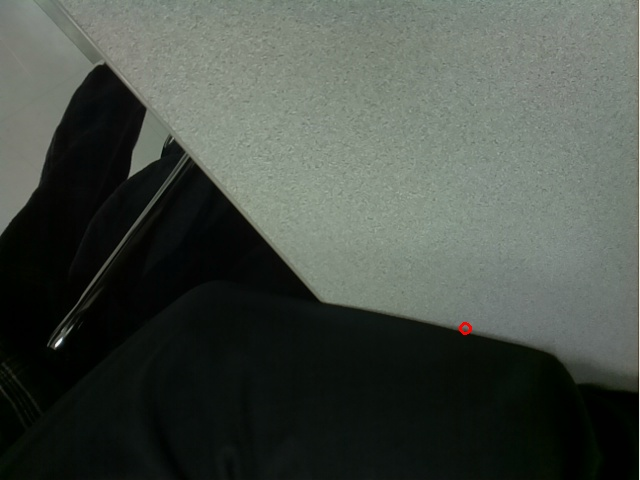
#> input picture research/MiniCity Test/center_marker_image_20241101-091302.jpg, 640 x 480 px, given in place of the camera
$ python CityImageProcessor.py
#> lines starting #> are read from the running program, lines starting #| are printed output that depends on the picture; after the words box and inside, x2 and y2 are one past the last pixel; in counts of white or black regions, pixels touching at a corner belong together; long printed decimals are rounded
import matplotlib.pyplot as plt
import numpy as np
import math as m
import time
import cv2

# Initialize camera capture
cap = cv2.VideoCapture('/dev/video0', cv2.CAP_V4L)
cap.set(cv2.CAP_PROP_FRAME_WIDTH, 640)  # Set resolution
cap.set(cv2.CAP_PROP_FRAME_HEIGHT, 480)

# Define lower and upper HSV limits for the color mask
lower_hsv_limits = (35, 50, 50)  # For green detection
upper_hsv_limits = (85, 255, 255)

# Start image processing
print('____________________Camera Processing Started_______________________________')

# Capture an image using OpenCV
ret, img = cap.read()
#> img is the input picture: shape (480, 640, 3); mean B, G, R 71, 78.1, 71.3
if not ret:
    print('ERROR: Failed to Capture Image.')
else:
    # Generate a unique identifier for this image, such as a timestamp
    timestamp = time.strftime("%Y%m%d-%H%M%S")

    # Finding angle using the captured image
    print("_______________________")
    print('___________Finding Angle___________')

    # Basic Printing of Image Characteristics
    print(f'Image Size: {img.size}')
#| Image Size: 921600
    print(f'Image Shape: {img.shape}')
#| Image Shape: (480, 640, 3)

    # Convert image from RGB to HSV
    print('___________RGB to HSV___________')
    hsv_image = cv2.cvtColor(img, cv2.COLOR_BGR2HSV)
#> hsv_image: shape (480, 640, 3); mean H, S, V 58.8, 64.3, 78.2

    # Creating a mask for the specific color range
    print('___________Mask on HSV___________')
    color_mask = cv2.inRange(hsv_image, lower_hsv_limits, upper_hsv_limits)
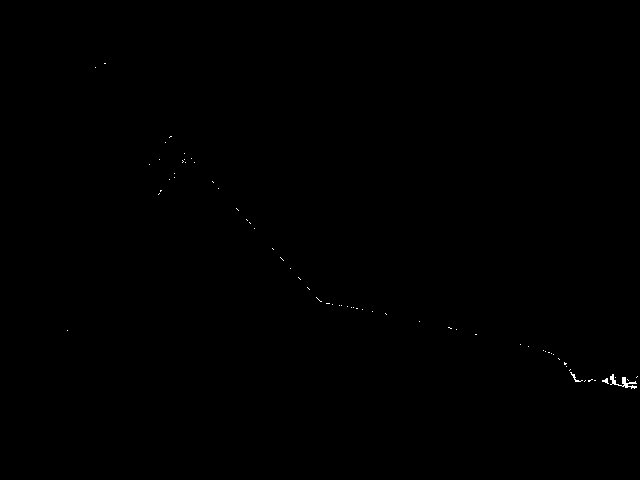
#> color_mask: shape (480, 640); 0.1% white in thin lines or dots, all inside (x1, y1, x2, y2) = (67, 63, 638, 389)

    # Locating the region of a specific color by finding the moment
    print('___________Moment Def___________')
    moments = cv2.moments(color_mask)
#> moments = moments, m00 75480, centre m10/m00, m01/m00 = (515.9, 341.7)
    if moments["m00"] <= 0.00001:
        print(f'ERROR: Moment Calculation Failed: m00 = {moments["m00"]} -- IMAGE IS BLANK/MISSING')
        print(f'Resetting Angle to 360')
        new_angle = 360
    else:
        print('___________Image Detected___________')
        cX = int(moments["m10"] / moments["m00"])
#> cX = 515
        cY = int(moments["m01"] / moments["m00"])
#> cY = 341

        # Create a blurred image
        print('___________Blurred Image___________')
        blurred_mask = cv2.blur(color_mask, (5, 5))

        # Creating the threshold
        threshold_mask = cv2.threshold(blurred_mask, 200, 255, cv2.THRESH_BINARY)[1]
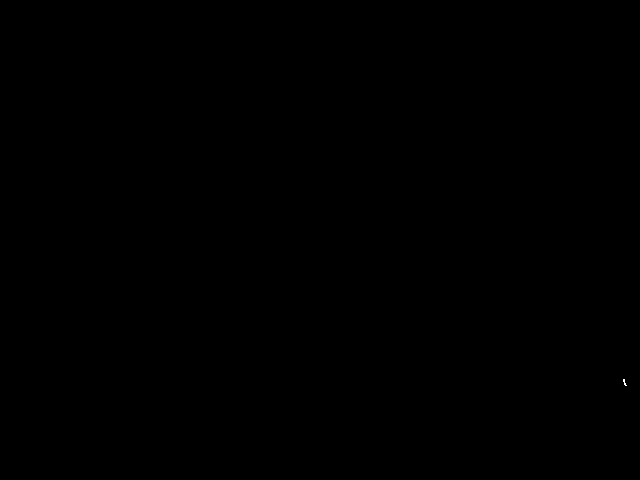
#> threshold_mask: shape (480, 640); 0% white in thin lines or dots, all inside (x1, y1, x2, y2) = (623, 379, 627, 386)

        # Draw a red dot at the center of the detected color region
        print('___________Red Dot Image___________')
        img_with_center_marker = cv2.circle(img, (cX, cY), 5, (0, 0, 255), 2)

        # Save images with unique filenames using the timestamp
        cv2.imwrite(f'center_marker_{timestamp}.png', img_with_center_marker)
        cv2.imwrite(f'mask_{timestamp}.jpg', color_mask)
        cv2.imwrite(f'blurred_image_{timestamp}.jpg', blurred_mask)
        cv2.imwrite(f'threshold_image_{timestamp}.jpg', threshold_mask)
        cv2.imwrite(f'center_marker_image_{timestamp}.jpg', img_with_center_marker)

        # Calculate the angle of the detected region
        print("_______________________")
        print('___________Origin Calc___________')

        # Get the dimensions of the image
        img_height, img_width, _ = img.shape
#> img_height = 480; img_width = 640

        # Calculate the reference point (center of the image)
        half_width = img_width / 2
#> half_width = 320

        # Calculate the sides of the triangle formed for angle calculation
        adjacent_side = img_height - cY
#> adjacent_side = 139
        opposite_side = cX - half_width
#> opposite_side = 195

        # Calculate the angle using arctangent
        angle_theta = m.atan(opposite_side / adjacent_side)
#> angle_theta = 0.952
        angle_theta = angle_theta * (180 / m.pi)
#> angle_theta = 54.52
        print(f'Theta Found: {angle_theta:.2f}')
#| Theta Found: 54.52

        print(f'Pixel X: {cX}, Pixel Y: {cY}')
#| Pixel X: 515, Pixel Y: 341

        # Print debug information
        print('___________Saving Debug Images___________')
        print(f"Center: ({cX}, {cY})")
#| Center: (515, 341)

    # Check the captured angle and update the angle if valid
    if moments["m00"] <= 0.00001:
        print('Second Safety Check: Moment["m00"] <= 0.00001. Angle Set to default 360')
        new_angle = 360
    else:
        new_angle = angle_theta
#> new_angle = 54.52
        print(f'New angle: {new_angle} calculated successfully')
#| New angle: 54.518 calculated successfully

print('____________________Camera Processing Ended_______________________________')

# Release the camera and clean up
cap.release()
print("End of program")

$ run again, on research/MiniCity Test/center_marker_image_20241101-091529.jpg
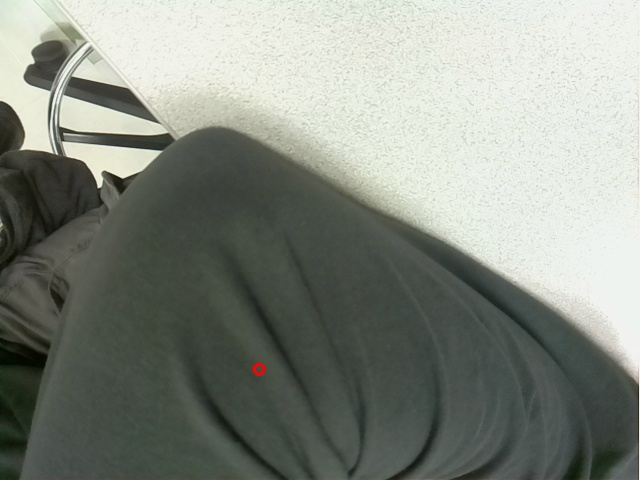
#> input picture research/MiniCity Test/center_marker_image_20241101-091529.jpg, 640 x 480 px, given in place of the camera
#> img is the input picture: shape (480, 640, 3); mean B, G, R 130.5, 139.7, 134.4
#| Image Size: 921600
#| Image Shape: (480, 640, 3)
#> hsv_image: shape (480, 640, 3); mean H, S, V 50.1, 25.7, 139.9
#> `color_mask = cv2.inRange(hsv_image, lower_hsv_limits, upper_hsv_limits)`:
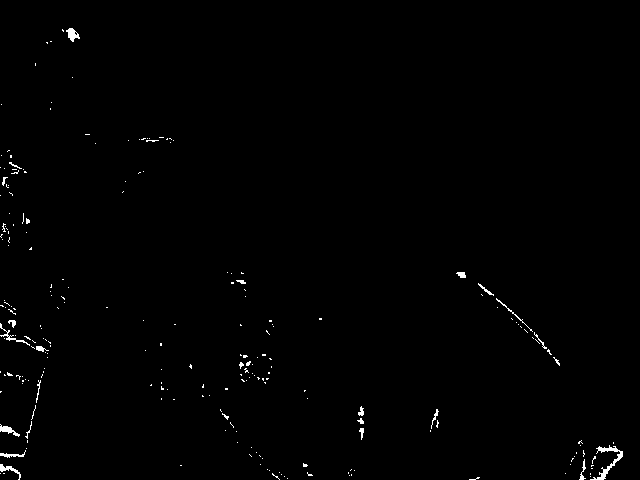
#> color_mask: shape (480, 640); 0.68% white in thin lines or dots
#> moments = moments, m00 530655, centre m10/m00, m01/m00 = (245.4, 352.7)
#> cX = 245
#> cY = 352
#> threshold_mask: shape (480, 640); 0.06% white; 15 white regions (12 under 20 px), largest, box (x1, y1, x2, y2) and area: (69, 30, 77, 39) 50, (0, 427, 11, 432) 34, (598, 470, 607, 480) 33
#> adjacent_side = 128
#> opposite_side = -75
#> `angle_theta = m.atan(opposite_side / adjacent_side)`: angle_theta = -0.53
#> `angle_theta = angle_theta * (180 / m.pi)`: angle_theta = -30.37
#| Theta Found: -30.37
#| Pixel X: 245, Pixel Y: 352
#| Center: (245, 352)
#| New angle: -30.368 calculated successfully

$ run again, on research/MiniCity Test/center_marker_image_20241101-092913.jpg
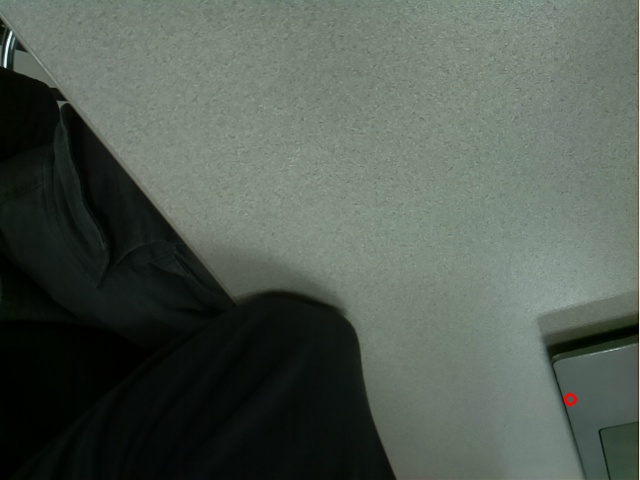
#> input picture research/MiniCity Test/center_marker_image_20241101-092913.jpg, 640 x 480 px, given in place of the camera
#> img is the input picture: shape (480, 640, 3); mean B, G, R 82.2, 91.3, 81.7
#| Image Size: 921600
#| Image Shape: (480, 640, 3)
#> hsv_image: shape (480, 640, 3); mean H, S, V 63.1, 58.2, 91.4
#> `color_mask = cv2.inRange(hsv_image, lower_hsv_limits, upper_hsv_limits)`:
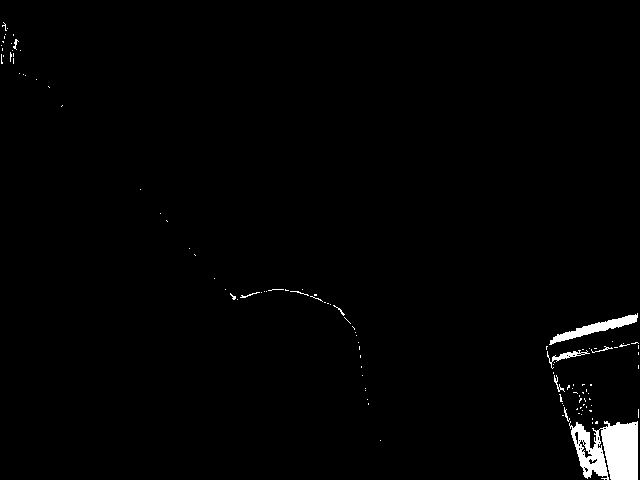
#> color_mask: shape (480, 640); 1.4% white; 111 white regions (101 under 20 px), largest, box (x1, y1, x2, y2) and area: (569, 421, 638, 480) 2902, (549, 313, 638, 345) 731, (547, 350, 590, 369) 177
#> moments = moments, m00 1116135, centre m10/m00, m01/m00 = (576.3, 406.3)
#> cX = 576
#> cY = 406
#> `threshold_mask = cv2.threshold(blurred_mask, 200, 255, cv2.THRESH_BINA..`:
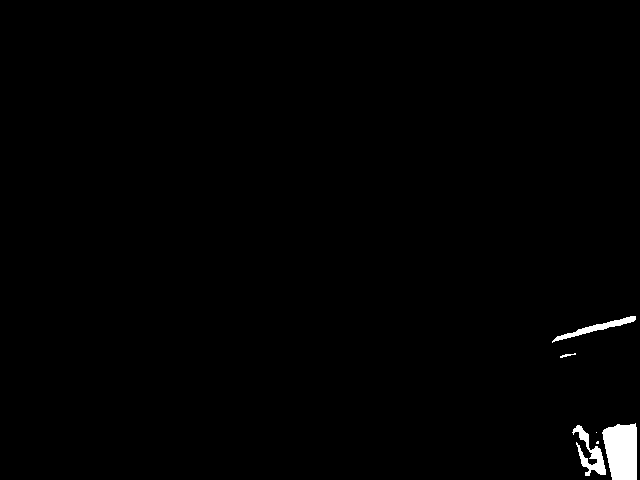
#> threshold_mask: shape (480, 640); 0.9% white; 6 white regions (2 under 20 px), largest, box (x1, y1, x2, y2) and area: (602, 423, 637, 480) 1652, (572, 425, 606, 476) 614, (552, 316, 636, 343) 467, (560, 353, 576, 358) 32
#> adjacent_side = 74
#> opposite_side = 256
#> `angle_theta = m.atan(opposite_side / adjacent_side)`: angle_theta = 1.29
#> `angle_theta = angle_theta * (180 / m.pi)`: angle_theta = 73.88
#| Theta Found: 73.88
#| Pixel X: 576, Pixel Y: 406
#| Center: (576, 406)
#| New angle: 73.877 calculated successfully
